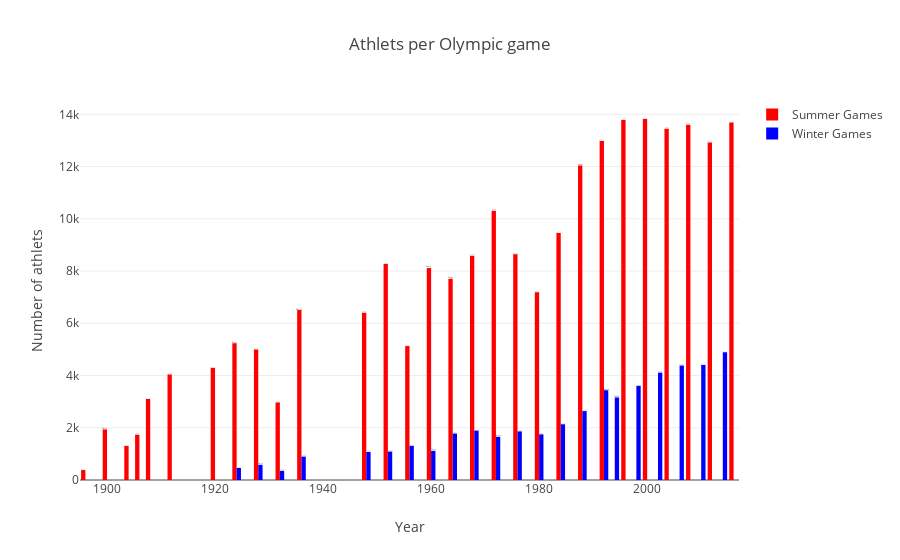

The cell this chart's notebook holds for it:
### Code cell
dfS = df2[df2['Season']=='Summer']; dfW = df2[df2['Season']=='Winter']

traceS = go.Bar(
    x = dfS['Year'],y = dfS['Athlets'],
    name="Summer Games",
    marker=dict(color="Red"),
    text=dfS['City']
)
traceW = go.Bar(
    x = dfW['Year'],y = dfW['Athlets'],
    name="Winter Games",
    marker=dict(color="Blue"),
    text=dfS['City']
)

data = [traceS, traceW]
layout = dict(title = 'Athlets per Olympic game',
          xaxis = dict(title = 'Year', showticklabels=True), 
          yaxis = dict(title = 'Number of athlets'),
          hovermode = 'compare'
         )
fig = dict(data=data, layout=layout)
iplot(fig, filename='events-athlets3')

### Figure 1 — Plotly figure (JSON) as saved in the notebook; plotly's stock layout.template omitted (floating-point values rounded to 4 significant figures)
{"data": [{"marker": {"color": "Red"}, "name": "Summer Games", "text": ["Athina", "Paris", "St. Louis", "Athina", "London", "Stockholm", "Antwerpen", "Paris", "Amsterdam", "Los Angeles", "Berlin", "London", "Helsinki", "Melbourne", "Stockholm", "Roma", "Tokyo", "Mexico City", "Munich", "Montreal", "Moskva", "Los Angeles", "Seoul", "Barcelona", "Atlanta", "Sydney", "Athina", "Beijing", "London", "Rio de Janeiro"], "type": "bar", "x": [1896, 1900, 1904, 1906, 1908, 1912, 1920, 1924, 1928, 1932, 1936, 1948, 1952, 1956, 1956, 1960, 1964, 1968, 1972, 1976, 1980, 1984, 1988, 1992, 1996, 2000, 2004, 2008, 2012, 2016], "y": [380, 1936, 1301, 1733, 3101, 4040, 4292, 5233, 4992, 2969, 6506, 6405, 8270, 4829, 298, 8119, 7702, 8588, 10304, 8641, 7191, 9454, 12037, 12977, 13780, 13821, 13443, 13602, 12920, 13688]}, {"marker": {"color": "Blue"}, "name": "Winter Games", "text": ["Athina", "Paris", "St. Louis", "Athina", "London", "Stockholm", "Antwerpen", "Paris", "Amsterdam", "Los Angeles", "Berlin", "London", "Helsinki", "Melbourne", "Stockholm", "Roma", "Tokyo", "Mexico City", "Munich", "Montreal", "Moskva", "Los Angeles", "Seoul", "Barcelona", "Atlanta", "Sydney", "Athina", "Beijing", "London", "Rio de Janeiro"], "type": "bar", "x": [1924, 1928, 1932, 1936, 1948, 1952, 1956, 1960, 1964, 1968, 1972, 1976, 1980, 1984, 1988, 1992, 1994, 1998, 2002, 2006, 2010, 2014], "y": [460, 582, 352, 895, 1075, 1088, 1307, 1116, 1778, 1891, 1655, 1861, 1746, 2134, 2639, 3436, 3160, 3605, 4109, 4382, 4402, 4891]}], "layout": {"hovermode": "compare", "title": "Athlets per Olympic game", "xaxis": {"showticklabels": true, "title": "Year"}, "yaxis": {"title": "Number of athlets"}}}
